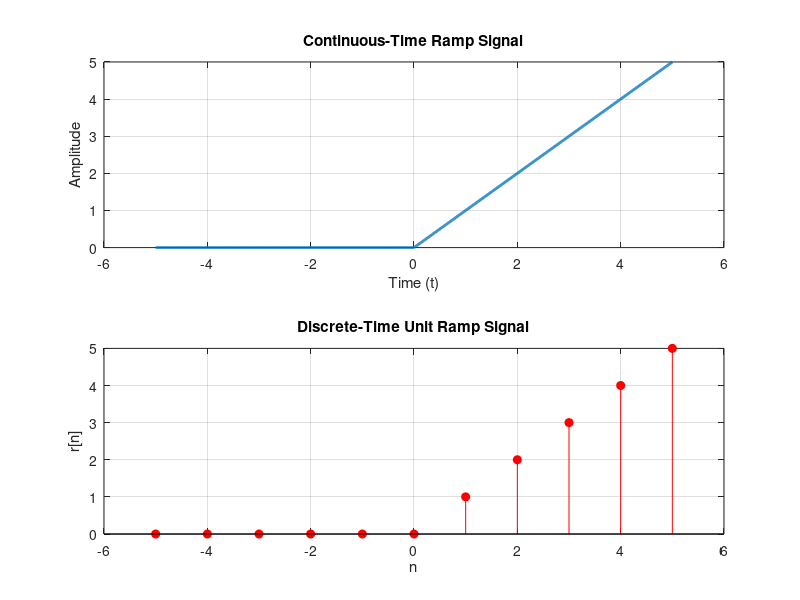

MATLAB code to generate this figure:
%{ In this code we will be plotting the Continuous Time and Discrete Time Ramp Signal %}

%Continuous Time Vector
t = -5:0.01:5;                  % Creates a time vector t from -5 to 5 with the step value of 0.01, This creates a continuous signal.

%Creating the Ramp Signal
r_cont = t .* (t >= 0);
%{
 t>=0 --> returns a logical array with output  1 where t>=0 and 0 elsewhere
 t.*(t>=0 ) is element wise multiplication
 This defines Ramp starting at 0 and incerasing to (t>0)
%}

% Plotting Continuous-Time Ramp Signal
figure;
subplot(2,1,1);                 % First subplot (top)
plot(t, r_cont, 'LineWidth', 2);
grid on;
xlabel('Time (t)');
ylabel('Amplitude');
title('Continuous-Time Ramp Signal');


%% --- Discrete-Time Ramp Signal ---
% Define the range of n (sample indices)
n = -5:5;   % Change range as needed

% Discrete-time unit step function
u = zeros(size(n));     %It initializes a unit step array u with zeros , having same size as n
u(n >= 0) = 1;          %It applies the unit step function definition , n = 0 produces a logical mask  [0 0 0 0 0 1 1 1 1 1 1]
%whenever the condition is true it sets the u[n] =1

% Discrete-time unit ramp function
ramp = n .* u;      % Element-wise multiplication between the vectors n and u

%This gives the output [0 0 0 0 0 0 1 2 3 4 5]; which gets plotted as the ramp signal

% Plotting the discrete ramp signal
subplot(2,1,2);
stem(n, ramp, 'filled', 'r');   % Use 'stem' for discrete signals
xlabel('n');
ylabel('r[n]');
title('Discrete-Time Unit Ramp Signal');
grid on;
